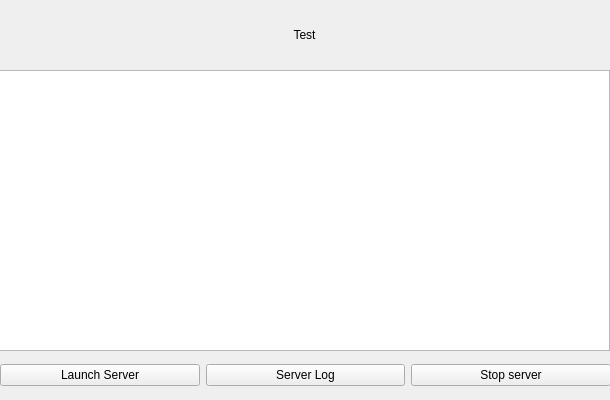
<?xml version="1.0" encoding="UTF-8"?>
<ui version="4.0">
 <class>MainServerLaunch</class>
 <widget class="QWidget" name="MainServerLaunch">
  <property name="geometry">
   <rect>
    <x>0</x>
    <y>0</y>
    <width>610</width>
    <height>400</height>
   </rect>
  </property>
  <property name="windowTitle">
   <string>Form</string>
  </property>
  <widget class="QWidget" name="verticalLayoutWidget">
   <property name="geometry">
    <rect>
     <x>-1</x>
     <y>-1</y>
     <width>611</width>
     <height>71</height>
    </rect>
   </property>
   <layout class="QVBoxLayout" name="verticalLayout">
    <item>
     <widget class="QLabel" name="label">
      <property name="text">
       <string>Test</string>
      </property>
      <property name="alignment">
       <set>Qt::AlignCenter</set>
      </property>
     </widget>
    </item>
   </layout>
  </widget>
  <widget class="QWidget" name="horizontalLayoutWidget">
   <property name="geometry">
    <rect>
     <x>0</x>
     <y>350</y>
     <width>611</width>
     <height>51</height>
    </rect>
   </property>
   <layout class="QHBoxLayout" name="horizontalLayout">
    <item>
     <widget class="QPushButton" name="server_launch">
      <property name="text">
       <string>Launch Server</string>
      </property>
     </widget>
    </item>
    <item>
     <widget class="QPushButton" name="server_log">
      <property name="text">
       <string>Server Log</string>
      </property>
     </widget>
    </item>
    <item>
     <widget class="QPushButton" name="server_kill">
      <property name="text">
       <string>Stop server</string>
      </property>
     </widget>
    </item>
   </layout>
  </widget>
  <widget class="QWidget" name="gridLayoutWidget">
   <property name="geometry">
    <rect>
     <x>-1</x>
     <y>70</y>
     <width>611</width>
     <height>281</height>
    </rect>
   </property>
   <layout class="QGridLayout" name="gridLayout">
    <item row="0" column="0">
     <widget class="QTextBrowser" name="textBrowser"/>
    </item>
   </layout>
  </widget>
 </widget>
 <resources/>
 <connections/>
</ui>
